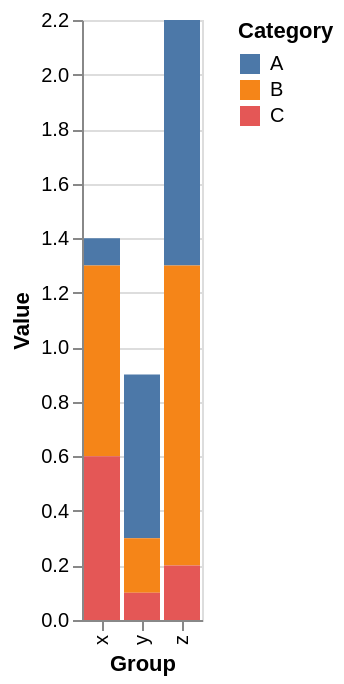

This figure's Vega-Lite source:
### Vega-Lite specification from a JSON file in a GitHub repository (floating-point values rounded to 4 significant figures)
{"$schema": "https://vega.github.io/schema/vega-lite/v6.json", "description": "Bar chart representing the values within different categories and groups.", "data": {"name": "input_data"}, "mark": "bar", "encoding": {"x": {"field": "group", "type": "nominal", "axis": {"title": "Group"}}, "y": {"field": "value", "type": "quantitative", "axis": {"title": "Value"}}, "color": {"field": "category", "type": "nominal", "legend": {"title": "Category"}}}, "datasets": {"input_data": [{"category": "A", "group": "x", "value": 0.1}, {"category": "A", "group": "y", "value": 0.6}, {"category": "A", "group": "z", "value": 0.9}, {"category": "B", "group": "x", "value": 0.7}, {"category": "B", "group": "y", "value": 0.2}, {"category": "B", "group": "z", "value": 1.1}, {"category": "C", "group": "x", "value": 0.6}, {"category": "C", "group": "y", "value": 0.1}, {"category": "C", "group": "z", "value": 0.2}]}}
